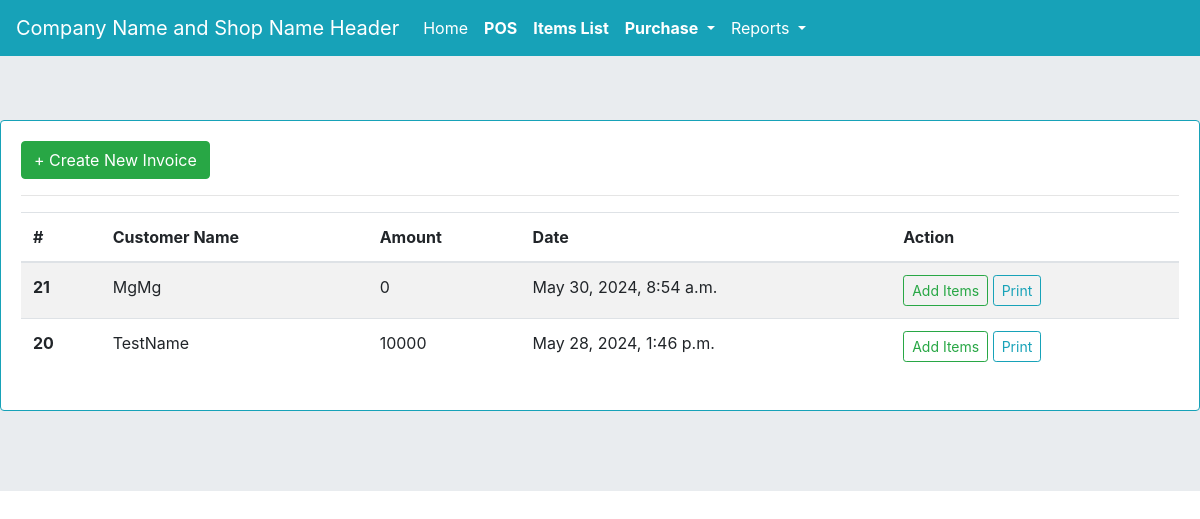
Screenshot of /inv_list/ with the database file from the repository.
### myapp/models.py (models this page shows, shortened)
class invoice(models.Model):
    customer = models.CharField(max_length=255, blank=True, null=True)
    total = models.PositiveIntegerField(default=0)
    created_at = models.DateTimeField(auto_now_add=True)
    updated_at = models.DateTimeField(auto_now=True)

### myapp/views.py (the view)
# urls.py: path('inv_list/', views.inv_list, name='inv_list'),
def inv_list(request):
	inv = invoice.objects.all().order_by('-id')
	context = {'inv':inv}
	return render(request, 'inv_list.html', context)

### templates/inv_list.html (shortened to what this page needs)
{% extends 'base.html' %}
{% block content %}
<div class="card border-info mb-3">
  <div class="card-body">
<button type="button" class="btn btn-success" data-toggle="modal" data-target="#createNewInv">
  + Create New Invoice
</button>
<hr>
<table class="table table-striped" id="invlist">
  <thead>
    <tr>
      <th scope="col">#</th>
      <th scope="col">Customer Name</th>
      <th scope="col">Amount</th>
      <th scope="col">Date</th>
      <th scope="col">Action</th>
    </tr>
  </thead>
  <tbody>
  	{% for i in inv %}
    <tr>
      <th scope="row">{{i.id}}</th>
      <td>{{i.customer}}</td>
      <td>{{i.total}}</td>
      <td>{{i.created_at}}</td>
      <td>
      	<a href="{% url 'myapp:detail_inv' i.id %}" class="btn btn-sm btn-outline-success">Add Items</a>
      	<a href="{% url 'myapp:print_preview' i.id %}" class="btn btn-sm btn-outline-info">Print</a>
      </td>
    </tr>
    {% endfor %}
  </tbody>
</table>
  </div>
</div>
{% endblock content %}

### rows the page displays
invoice: id "21", customer "MgMg", total "0", created_at "May 30, 2024, 8:54 a.m."
invoice: id "20", customer "TestName", total "10000", created_at "May 28, 2024, 1:46 p.m."
